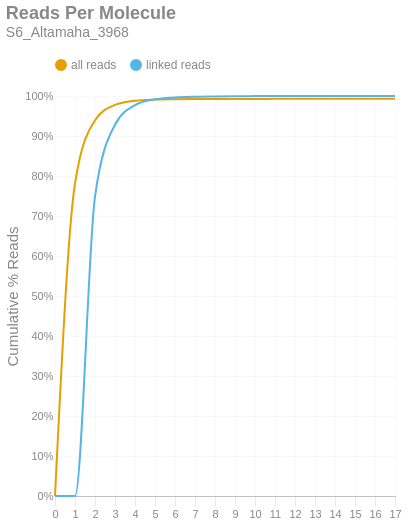

The notebook cell this image was saved under:
### Markdown cell above
### Reads per Molecule
This chart shows the cumulative distribution of the number of reads per linked molecule. That is, how many alignments are associated with a unique molecule. This excludes the number of reads associated with invalid or absent linked-read barcodes. The `linked` histogram is the percentages recalculated when disregarding singletons.

### Code cell
if SKIPLR:
    print_html(f"Skipped")
else:
    counts = np.bincount(valids['reads'].cast(pl.Int64).to_numpy())
    weighted = counts * np.arange(len(counts))
    all_perc = weighted / n_reads
    linked_perc = weighted / n_linked_reads
    linked_perc[1] = 0
    binned_df = pl.DataFrame({
        'readsper': list(range(len(counts))),
        'all reads (cumsum)': np.cumsum(all_perc).tolist(),
        'linked reads (cumsum)': np.cumsum(linked_perc).tolist(),
    })

    with SafeRender(binned_df):
        (
            density_plot(binned_df, 'Reads Per Molecule', samplename, 'readspmol')
            .encode(
                x=alt.X('readsper:O', title=None).axis(labelAngle=0).scale(padding=0),
                y=alt.Y('value:Q', title='Cumulative % Reads').axis(format='%').stack(False),
                color=alt.Color("key:N").scale(domain=["all reads", "linked reads"]),
                tooltip=[
                    alt.Tooltip("key:N", title="Data Type"),
                    alt.Tooltip("readsper:O", title="Reads Per Molecule"),
                    alt.Tooltip("value:Q", format=".2%", title="% Reads (Cum.)")
                ]            
            )
        ).display()

### Figure 1 — Vega-Lite specification as saved in the notebook (floating-point values rounded to 4 significant figures)
{"width": "container", "height": 400, "config": {"title": {"anchor": "start", "dy": -15, "fontSize": 18, "color": "#888888", "subtitleColor": "#888888", "subtitleFontSize": 14}, "arc": {"fill": "#0072B2"}, "axis": {"domainColor": "#888888", "domainWidth": 0.5, "gridWidth": 0.2, "grid": false, "titleFontWeight": 400, "titleFontSize": 15, "labelFontSize": 11, "labelColor": "#888888", "tickColor": "#888888", "tickWidth": 0.2, "titleColor": "#888888"}, "axisBand": {"grid": false}, "axisX": {"grid": true, "tickSize": 10, "domainCap": "round"}, "axisY": {"domain": false, "grid": true, "tickSize": 0, "domainCap": "round"}, "background": "transparent", "header": {"labelFontSize": 15, "labelColor": "#888888", "titleFontSize": 15, "titleFontWeight": 600, "titleColor": "#888888"}, "legend": {"labelFont": "sans-serif", "labelFontSize": 12, "labelColor": "#888888", "symbolSize": 100, "symbolType": "circle", "titleFontSize": 12, "titlePadding": 10, "titleColor": "#888888", "title": null, "orient": "top"}, "range": {"category": ["#E69F00", "#56B4E9", "#009E73", "#F0E442", "#0072B2", "#D55E00", "#CC79A7", "#000000"], "diverging": ["#cfe8f3", "#a2d4ec", "#73bfe2", "#46abdb", "#1696d2", "#12719e"]}, "area": {"fill": "#0072B2", "fillOpacity": 0.7, "line": true, "strokeOpacity": 0.7}, "line": {"color": "#0072B2", "stroke": "#0072B2", "strokeWidth": 2}, "trail": {"color": "#0072B2", "stroke": "#0072B2", "strokeWidth": 0, "size": 1}, "point": {"filled": true, "fillOpacity": 1.0, "size": 95}, "text": {"color": "#888888", "fontSize": 11, "align": "right", "fontWeight": 400, "size": 11}, "bar": {"fill": "#0072B2", "stroke": null}, "view": {"stroke": null, "continuousWidth": 660, "continuousHeight": 400}}, "data": {"name": "data-aad7da5d62b158981e09a45f41a57b74"}, "mark": {"type": "line", "interpolate": "monotone", "point": {"opacity": 0, "size": 275}}, "encoding": {"color": {"field": "key", "scale": {"domain": ["all reads", "linked reads"]}, "type": "nominal"}, "tooltip": [{"field": "key", "title": "Data Type", "type": "nominal"}, {"field": "readsper", "title": "Reads Per Molecule", "type": "ordinal"}, {"field": "value", "format": ".2%", "title": "% Reads (Cum.)", "type": "quantitative"}], "x": {"axis": {"labelAngle": 0}, "field": "readsper", "scale": {"padding": 0}, "title": null, "type": "ordinal"}, "y": {"axis": {"format": "%"}, "field": "value", "stack": false, "title": "Cumulative % Reads", "type": "quantitative"}}, "params": [{"name": "param_c36ac31b6afebe62", "select": {"type": "point", "fields": ["key"]}, "bind": "legend"}], "title": {"text": "Reads Per Molecule", "subtitle": "S6_Altamaha_3968"}, "transform": [{"fold": ["all reads (cumsum)", "linked reads (cumsum)"]}, {"calculate": "replace(datum.key, ' (cumsum)', '')", "as": "key"}, {"filter": {"param": "param_c36ac31b6afebe62"}}], "usermeta": {"embedOptions": {"downloadFileName": "S6_Altamaha_3968.readspmol"}}, "$schema": "https://vega.github.io/schema/vega-lite/v6.1.0.json", "datasets": {"data-aad7da5d62b158981e09a45f41a57b74": [{"readsper": 0, "all reads (cumsum)": 0.0, "linked reads (cumsum)": 0.0}, {"readsper": 1, "all reads (cumsum)": 0.7811, "linked reads (cumsum)": 0.0}, {"readsper": 2, "all reads (cumsum)": 0.9395, "linked reads (cumsum)": 0.7482}, {"readsper": 3, "all reads (cumsum)": 0.9777, "linked reads (cumsum)": 0.9282}, {"readsper": 4, "all reads (cumsum)": 0.988, "linked reads (cumsum)": 0.9772}, {"readsper": 5, "all reads (cumsum)": 0.9911, "linked reads (cumsum)": 0.9918}, {"readsper": 6, "all reads (cumsum)": 0.9921, "linked reads (cumsum)": 0.9965}, {"readsper": 7, "all reads (cumsum)": 0.9925, "linked reads (cumsum)": 0.9983}, {"readsper": 8, "all reads (cumsum)": 0.9927, "linked reads (cumsum)": 0.999}, {"readsper": 9, "all reads (cumsum)": 0.9928, "linked reads (cumsum)": 0.9995}, {"readsper": 10, "all reads (cumsum)": 0.9928, "linked reads (cumsum)": 0.9997}, {"readsper": 11, "all reads (cumsum)": 0.9928, "linked reads (cumsum)": 0.9998}, {"readsper": 12, "all reads (cumsum)": 0.9928, "linked reads (cumsum)": 0.9998}, {"readsper": 13, "all reads (cumsum)": 0.9928, "linked reads (cumsum)": 0.9999}, {"readsper": 14, "all reads (cumsum)": 0.9928, "linked reads (cumsum)": 0.9999}, {"readsper": 15, "all reads (cumsum)": 0.9928, "linked reads (cumsum)": 0.9999}, {"readsper": 16, "all reads (cumsum)": 0.9929, "linked reads (cumsum)": 1.0}, {"readsper": 17, "all reads (cumsum)": 0.9929, "linked reads (cumsum)": 1.0}]}}
